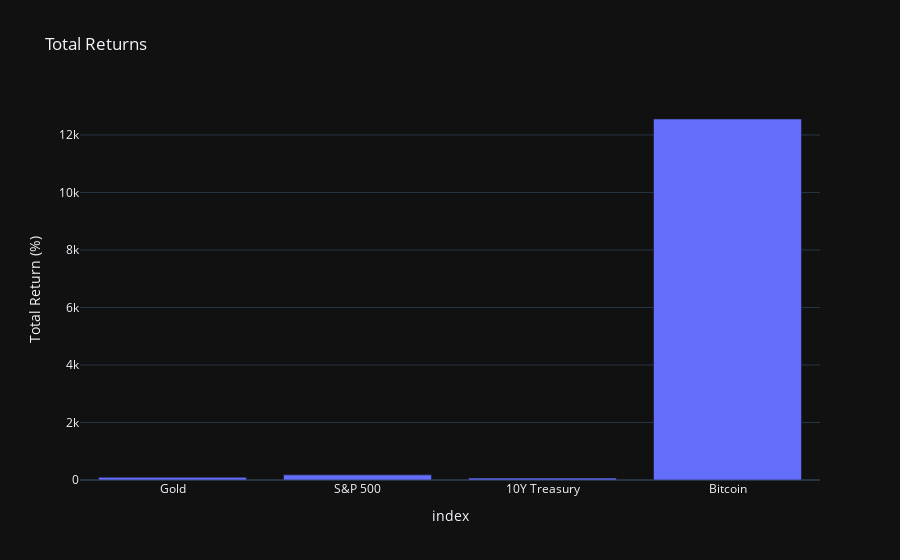

Source (notebook cell):
### Code cell
# Plot total returns
total_returns_fig = px.bar(total_returns_df, x=total_returns_df.index, y='Total Return (%)', title='Total Returns')

total_returns_fig.update_layout(template='plotly_dark')

total_returns_fig.show()

### Figure 1 — Plotly figure (JSON) as saved in the notebook; plotly's stock layout.template omitted (floating-point values rounded to 4 significant figures)
{"data": [{"alignmentgroup": "True", "hovertemplate": "index=%{x}<br>Total Return (%)=%{y}<extra></extra>", "legendgroup": "", "marker": {"color": "#636efa", "pattern": {"shape": ""}}, "name": "", "offsetgroup": "", "orientation": "v", "showlegend": false, "textposition": "auto", "type": "bar", "x": ["Gold", "S&P 500", "10Y Treasury", "Bitcoin"], "xaxis": "x", "y": [92.11, 178.6, 65.38, 12560.0], "yaxis": "y"}], "layout": {"barmode": "relative", "legend": {"tracegroupgap": 0}, "title": {"text": "Total Returns"}, "xaxis": {"anchor": "y", "domain": [0, 1], "title": {"text": "index"}}, "yaxis": {"anchor": "x", "domain": [0, 1], "title": {"text": "Total Return (%)"}}}}
